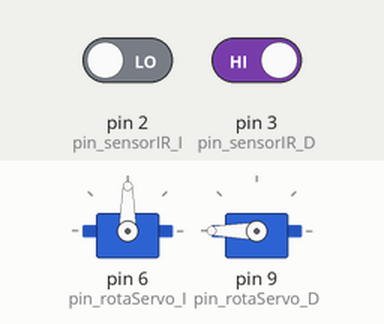
A sketch run on a simulated Arduino Uno, built with avr-gcc and run on an emulated ATmega328P. Parts: 2 × servo. Inputs (shaded band) come from the test bench; at power-on: pin 2 (pin_sensorIR_I) LOW, pin 3 (pin_sensorIR_D) HIGH.

Above: at 1.2 s.
1.3 s: pin 2 (pin_sensorIR_I) driven HIGH
At 2.3 s:
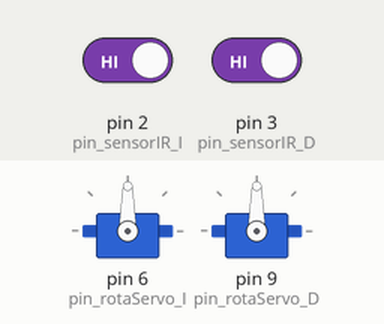
2.8 s: pin 3 (pin_sensorIR_D) driven LOW
At 3.2 s:
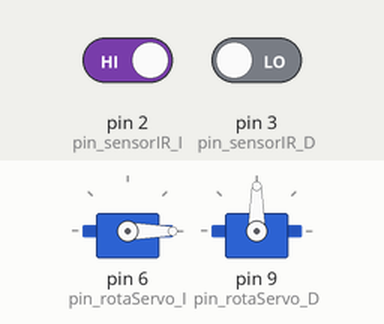
4.3 s: pin 2 (pin_sensorIR_I) driven LOW
At 4.9 s:
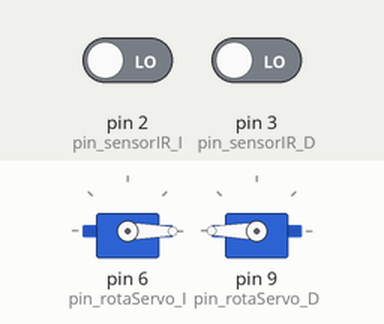
5.8 s: pin 3 (pin_sensorIR_D) driven HIGH
At 7.0 s:
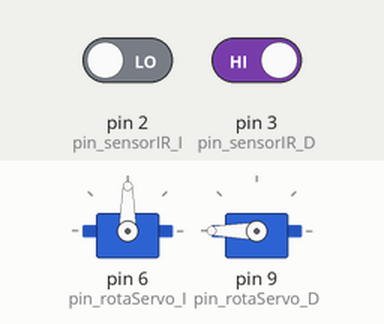
Timing chart, 0 to 8.3 s (numbered marks = the images above; inputs shaded):
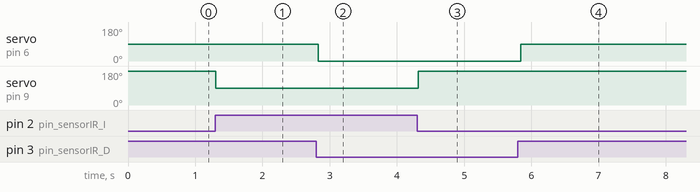

The sketch:

Arduino_renacuajo_line_follow.ino
```cpp
// (licence header left out)
/******************************************************************/
/******************************************************************/


/******************************************************************
 *                           Librerias                            *
 ******************************************************************/
#include <Servo.h>


/******************************************************************
 *                Definicion de las variables                     *
 ******************************************************************/

/*  Definicion de los pines de la placa que se van a usar         */

  #define pin_rotaServo_I     6   /*  Motor Izquierda             */
  #define pin_rotaServo_D     9   /*  Motor Derecha               */
  #define pin_sensorIR_I      2   /*  Sensor Infrarrojo Izquierda */
  #define pin_sensorIR_D      3   /*  Sensor Infrarrojo Derecha   */

/* Se crea un objeto de la clase Servo por cada uno de los servos */

  Servo RotaServo_I;
  Servo RotaServo_D;

/*  Definicion de otras variables                                 */
  int valorIR_I;
  int valorIR_D;

  int estado;

  const int NEGRO = 0;
  const int BLANCO = 1;


/******************************************************************
 *                   Definicion de las funciones                  *
 ******************************************************************/

/**  Segmentar el código en funciones permite al programador crear
 *   piezas modulares de código que realizan una tarea definida y
 *   vuelven a la zona del programa en la que fueron llamadas.
 *   El caso típico para crear un función es cuando uno necesita
 *   realizar la misma acción múltiples veces dentro de un mismo
 *  programa.                                                    */

  void FijarMotores(int d, int i){

      RotaServo_D.write(d);
      delay(20);
      RotaServo_I.write(i);
      delay(20);
  }

  void Stop()     {

      FijarMotores(90, 90);
  }

  void GiraDerecha()  {

      FijarMotores(90, 0);
  }

  void GiraIzquierda(){

      FijarMotores(180, 90);
  }

  void Avanza()   {

      FijarMotores(180, 0);
  }


/******************************************************************
 *                             Setup                              *
 ******************************************************************/

/**  La función setup() se establece cuando se inicia un programa.
 *   Se emplea para iniciar variables, establecer el estado de los
 *   pins, inicializar librerías, etc. Esta función se ejecutará
 *   una única vez después de que se conecte la placa Arduino a la
 *   fuente de alimentación, o cuando se pulse el botón de reinicio
 *   de la placa.                                                 */

void setup()
{

/**  A continuacion se configuran los pines segun el elemento
 *   que se le conecte                                            */

/*  Se unen los objetos de servo a su pin correspondiente         */

   RotaServo_I.attach(pin_rotaServo_I);
   RotaServo_D.attach(pin_rotaServo_D);

/*  Se configuran los pines de los sensores como entradas         */

   pinMode(pin_sensorIR_I,INPUT);
   pinMode(pin_sensorIR_D,INPUT);

/*  Se inicializa el estado a cero (Stop)                         */

    estado = 0;
}


/******************************************************************
 *                Bucle principal del programa                    *
 ******************************************************************/

/**  La función loop() hace que lo que haya en su interior se lea
 *   en un bucle infinito, por lo tanto se ejecuta consecutivamente,
 *   permitiéndole al programa variar y responder. Úsala para
 *   controlar de forma activa la placa Arduino.                  */

void loop()
{

   // Leemos el valor de los sensores
   valorIR_I = digitalRead(pin_sensorIR_I);
   valorIR_D = digitalRead(pin_sensorIR_D);

   /* ---------------------------------------------------------
    * | Sensor I | Sensor D | Estado |  Acciones              |
    * ---------------------------------------------------------
    * | blanco   | blanco   |    0   |    Stop                |
    * | blanco   | negro    |    1   |    Gira a la derecha   |
    * | negro    | blanco   |    2   |    Gira a la izquierda |
    * | negro    | negro    |    3   |    Avanza              |
    * ---------------------------------------------------------
   */

   // Actualizamos el estado
   if     (valorIR_I == BLANCO && valorIR_D == BLANCO){ estado = 0; }
   else if(valorIR_I == BLANCO && valorIR_D == NEGRO) { estado = 1; }
   else if(valorIR_I == NEGRO  && valorIR_D == BLANCO){ estado = 2; }
   else if(valorIR_I == NEGRO  && valorIR_D == NEGRO) { estado = 3; }

   // Actua segun el estado
   switch(estado) {

     case 0: Stop();          break;
     case 1: GiraDerecha();   break;
     case 2: GiraIzquierda(); break;
     case 3: Avanza();        break;

   }

    delay(10);

}
```

Measured:
- after the input at 1.3 s, servo on pin 9 (pin_rotaServo_D): 180° → 90° at once
- after the input at 2.8 s, servo on pin 6 (pin_rotaServo_I): 90° → 0° at once
- after the input at 4.3 s, servo on pin 9 (pin_rotaServo_D): 90° → 180° at once
- after the input at 5.8 s, servo on pin 6 (pin_rotaServo_I): 0° → 90° at once
